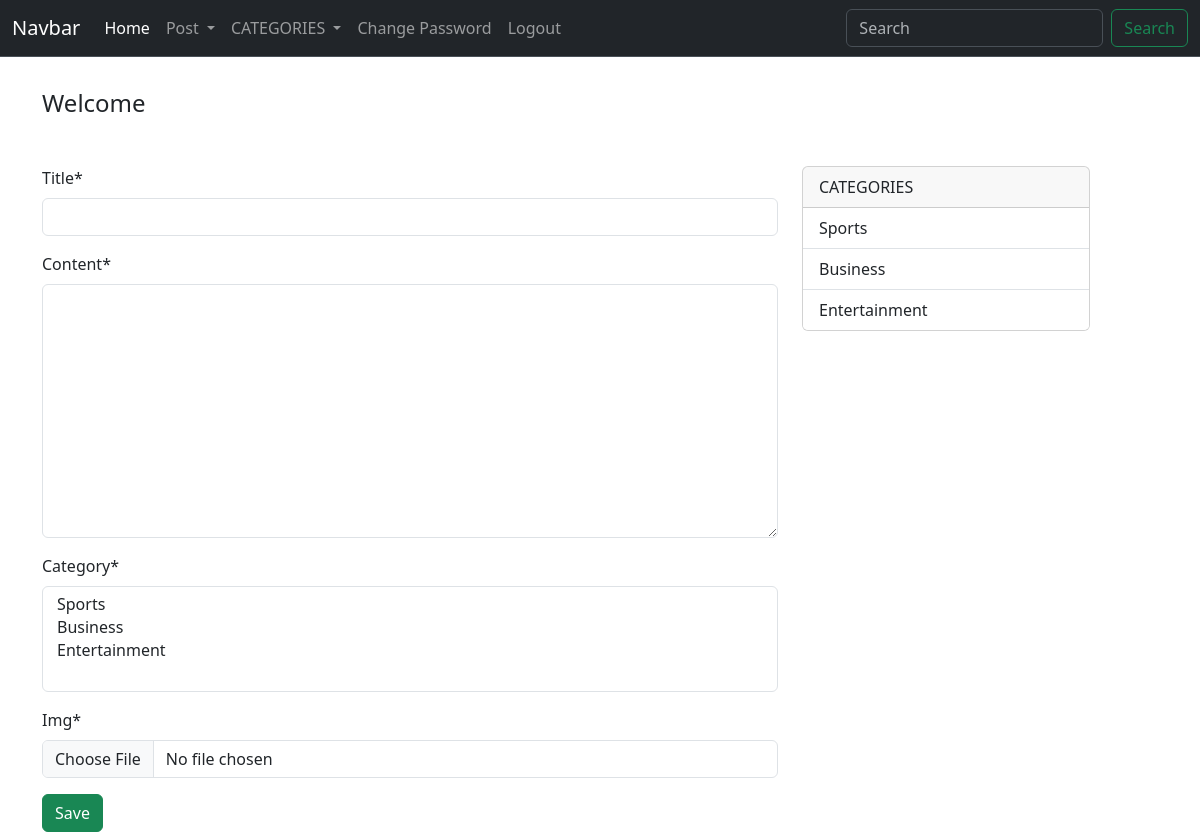
The app's page /blog/post-Create/, older data.
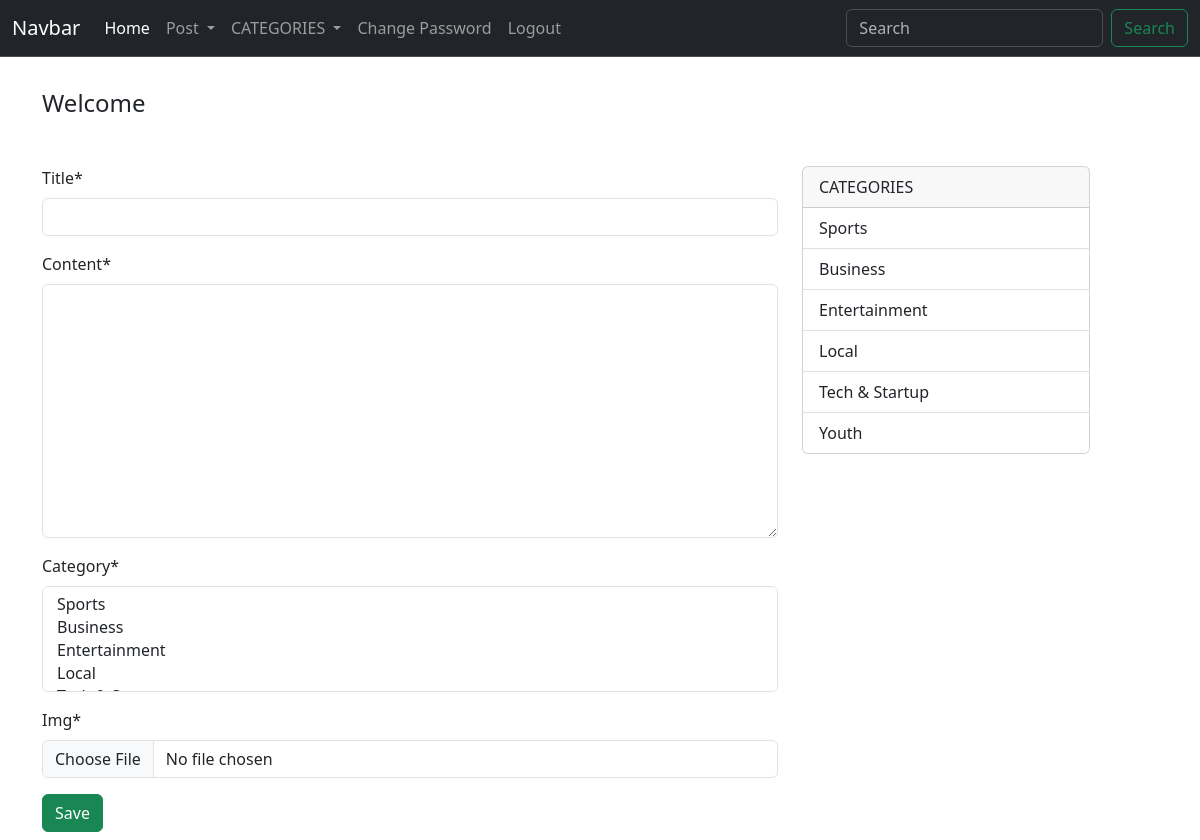
The same page, newer data.
### blog/models.py (models this page shows)
class Category(models.Model):
    name = models.CharField(max_length=50,unique=True)
    class Meta:
        verbose_name_plural = 'categories'
    def __str__(self):
        return self.name

### blog/views.py (the view)
# urls.py: path('post-Create/',PostCreate,name='PostCreate'),
def PostCreate(request):
    if request.method=='POST':
        form = PostCreateForm(request.POST , request.FILES)
        if form.is_valid():
            newpost = form.save(commit=False)
            newpost.slug= slugify(newpost.title)
            newpost.save()
            form.save_m2m()
            return redirect('postList')
    else:
        form = PostCreateForm()
    return render(request,'blog/post_create.html',{'form':form})

### blog/forms.py
class PostCreateForm(forms.ModelForm):
    class Meta:
        model = Post
        fields = ('title', 'content', 'category', 'img', 'tags')
        widgets = {
            'tags': TagWidget(attrs={'data-role': 'tagsinput', 'class': 'form-control'}),
        }

### blog/context_processors.py (called while the page is built)
def extrect(request):
    items = Category.objects.all()
    return {'items':items}

### templates/blog/post_create.html (shortened to what this page needs)
{% extends "../base.html" %}
{% load crispy_forms_tags %}
{% block body %}
<div class="container my-2">
    <div class="row">
        <div class="col-md-8 ">
            <form method="post" enctype="multipart/form-data">
                {{form |crispy }}
                <div>
                    <button type="submit" class="btn btn-success" >Save</button>
                </div>
            </form>
        </div>
        <div class="col-md-4">
          <div class="card" style="width: 18rem">
            <div class="card-header">CATEGORIES</div>
            <ul class="list-group list-group-flush">
                {% for category in items %}
                <li class="list-group-item">{{category.name}}</li>
                {% endfor %}
            </ul>
          </div>
        </div>
    </div>
</div>
{% endblock body %}

Row changes from the older to the newer data that the page shows:
added Category: name "Local"
added Category: name "Tech & Startup"
added Category: name "Youth"
Text that changed along with them:
form field category: "Sports / Business / Entertainment" → "Sports / Business / Entertainment / Local"
